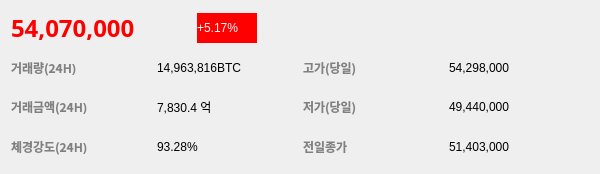
<?xml version="1.0" encoding="UTF-8"?>
<ui version="4.0">
 <class>Form</class>
 <widget class="QWidget" name="Form">
  <property name="geometry">
   <rect>
    <x>0</x>
    <y>0</y>
    <width>600</width>
    <height>174</height>
   </rect>
  </property>
  <property name="windowTitle">
   <string>Form</string>
  </property>
  <layout class="QVBoxLayout" name="verticalLayout">
   <item>
    <layout class="QHBoxLayout" name="horizontalLayout">
     <item>
      <widget class="QLabel" name="label_1">
       <property name="minimumSize">
        <size>
         <width>180</width>
         <height>0</height>
        </size>
       </property>
       <property name="font">
        <font>
         <family>맑은 고딕</family>
         <pointsize>18</pointsize>
         <weight>75</weight>
         <bold>true</bold>
        </font>
       </property>
       <property name="styleSheet">
        <string notr="true">color:red;</string>
       </property>
       <property name="text">
        <string>54,070,000</string>
       </property>
      </widget>
     </item>
     <item>
      <widget class="QLabel" name="label_2">
       <property name="minimumSize">
        <size>
         <width>60</width>
         <height>30</height>
        </size>
       </property>
       <property name="maximumSize">
        <size>
         <width>60</width>
         <height>30</height>
        </size>
       </property>
       <property name="styleSheet">
        <string notr="true">background-color:red;color:white</string>
       </property>
       <property name="text">
        <string>+5.17%</string>
       </property>
      </widget>
     </item>
     <item>
      <spacer name="horizontalSpacer">
       <property name="orientation">
        <enum>Qt::Horizontal</enum>
       </property>
       <property name="sizeHint" stdset="0">
        <size>
         <width>40</width>
         <height>20</height>
        </size>
       </property>
      </spacer>
     </item>
    </layout>
   </item>
   <item>
    <layout class="QGridLayout" name="gridLayout">
     <item row="2" column="3">
      <widget class="QLabel" name="label_14">
       <property name="text">
        <string>51,403,000</string>
       </property>
      </widget>
     </item>
     <item row="0" column="0">
      <widget class="QLabel" name="label_3">
       <property name="font">
        <font>
         <family>맑은 고딕</family>
         <pointsize>9</pointsize>
         <weight>75</weight>
         <bold>true</bold>
        </font>
       </property>
       <property name="styleSheet">
        <string notr="true">color:gray;</string>
       </property>
       <property name="text">
        <string>거래량(24H)</string>
       </property>
      </widget>
     </item>
     <item row="1" column="0">
      <widget class="QLabel" name="label_7">
       <property name="font">
        <font>
         <family>맑은 고딕</family>
         <pointsize>9</pointsize>
         <weight>75</weight>
         <bold>true</bold>
        </font>
       </property>
       <property name="styleSheet">
        <string notr="true">color:gray;</string>
       </property>
       <property name="text">
        <string>거래금액(24H)</string>
       </property>
      </widget>
     </item>
     <item row="0" column="1">
      <widget class="QLabel" name="label_4">
       <property name="text">
        <string>14,963,816BTC</string>
       </property>
      </widget>
     </item>
     <item row="0" column="3">
      <widget class="QLabel" name="label_6">
       <property name="text">
        <string>54,298,000</string>
       </property>
      </widget>
     </item>
     <item row="1" column="3">
      <widget class="QLabel" name="label_10">
       <property name="text">
        <string>49,440,000</string>
       </property>
      </widget>
     </item>
     <item row="2" column="0">
      <widget class="QLabel" name="label_11">
       <property name="font">
        <font>
         <family>맑은 고딕</family>
         <pointsize>9</pointsize>
         <weight>75</weight>
         <bold>true</bold>
        </font>
       </property>
       <property name="styleSheet">
        <string notr="true">color:gray;</string>
       </property>
       <property name="text">
        <string>체경강도(24H)</string>
       </property>
      </widget>
     </item>
     <item row="0" column="2">
      <widget class="QLabel" name="label_5">
       <property name="font">
        <font>
         <family>맑은 고딕</family>
         <pointsize>9</pointsize>
         <weight>75</weight>
         <bold>true</bold>
        </font>
       </property>
       <property name="styleSheet">
        <string notr="true">color:gray;</string>
       </property>
       <property name="text">
        <string>고가(당일)</string>
       </property>
      </widget>
     </item>
     <item row="1" column="1">
      <widget class="QLabel" name="label_8">
       <property name="text">
        <string>7,830.4 억</string>
       </property>
      </widget>
     </item>
     <item row="2" column="1">
      <widget class="QLabel" name="label_12">
       <property name="text">
        <string>93.28%</string>
       </property>
      </widget>
     </item>
     <item row="2" column="2">
      <widget class="QLabel" name="label_13">
       <property name="font">
        <font>
         <family>맑은 고딕</family>
         <pointsize>9</pointsize>
         <weight>75</weight>
         <bold>true</bold>
        </font>
       </property>
       <property name="styleSheet">
        <string notr="true">color:gray;</string>
       </property>
       <property name="text">
        <string>전일종가</string>
       </property>
      </widget>
     </item>
     <item row="1" column="2">
      <widget class="QLabel" name="label_9">
       <property name="font">
        <font>
         <family>맑은 고딕</family>
         <pointsize>9</pointsize>
         <weight>75</weight>
         <bold>true</bold>
        </font>
       </property>
       <property name="styleSheet">
        <string notr="true">color:gray;</string>
       </property>
       <property name="text">
        <string>저가(당일)</string>
       </property>
      </widget>
     </item>
    </layout>
   </item>
  </layout>
 </widget>
 <resources/>
 <connections/>
</ui>
